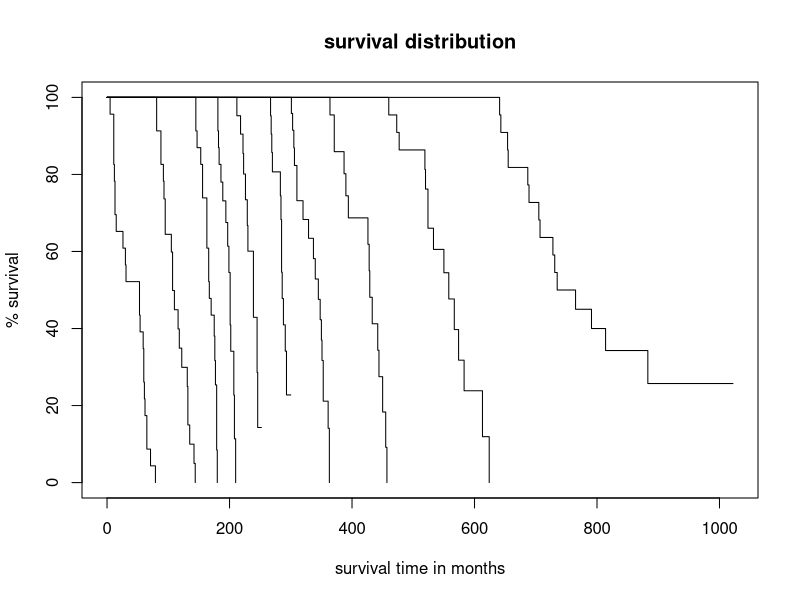
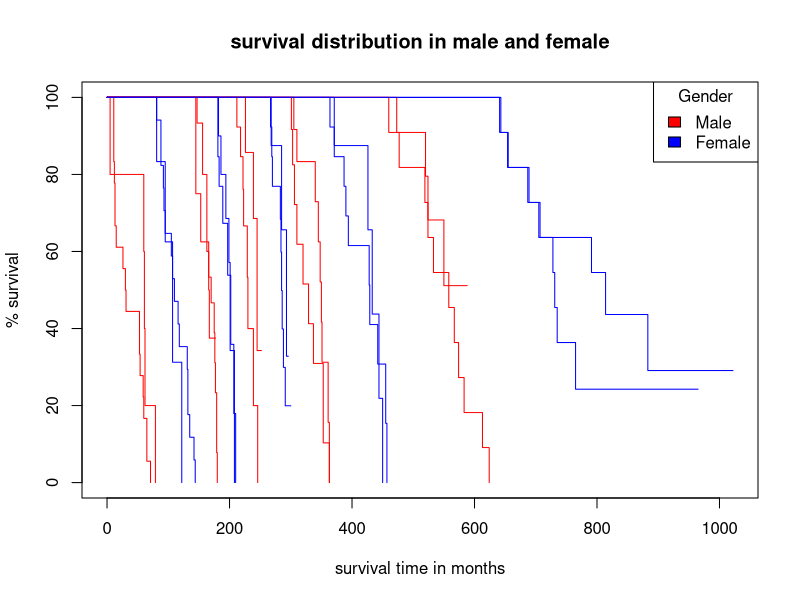

Source code (R) for these figures, in order:
## ---- chunk 1
library(survival)
attach(lung)
View(lung)
## ---- chunk 2
library(Hmisc)
newtime <- cut2(lung$time, g=10)
newlung <- cbind(lung, newtime)
## ---- chunk 3
surobj <- with(newlung, Surv(time, status))
fit0 <- survfit(surobj~ newtime, data = newlung)
summary(fit0)
## ---- chunk 4
plot(fit0, xlab = "survival time in months", ylab = "% survival", yscale = 100, main= "survival distribution")
## ---- chunk 5
fitsex <- survfit(surobj~sex+ newtime, data = newlung)
summary(fitsex)
## ---- chunk 6
plot(fitsex, xlab = "survival time in months", ylab = "% survival", yscale = 100, col = c("red", "blue"),main="survival distribution in male and female")
legend("topright", title = "Gender", c("Male", "Female"), fill=c("red", "blue"))
## ---- chunk 7
survdiff(surobj~sex, data = newlung)
## ---- chunk 8
survfit(surobj~sex, data = newlung)
